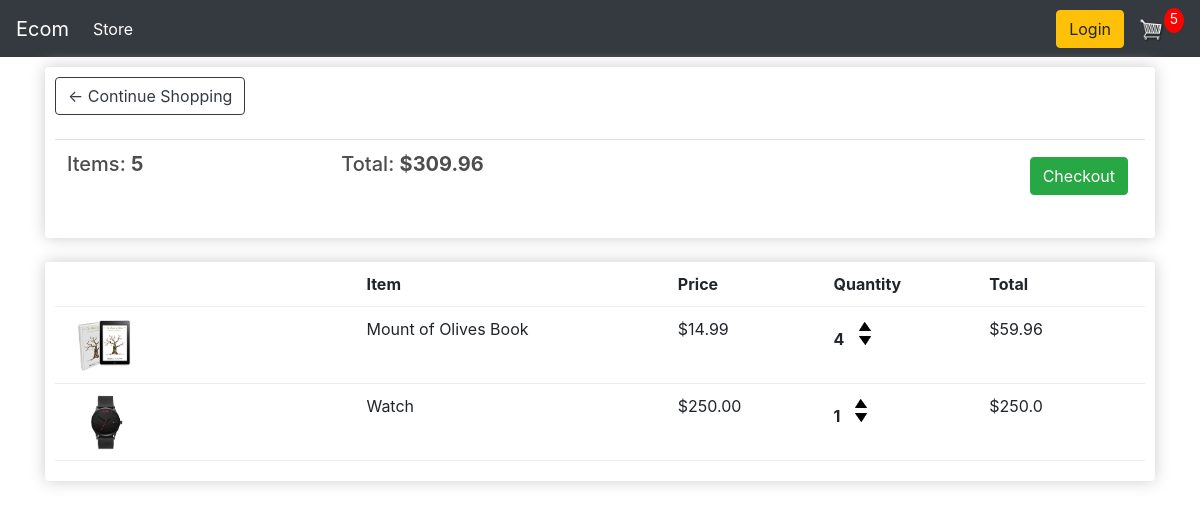
The app's page /cart/ (signed in), older data.
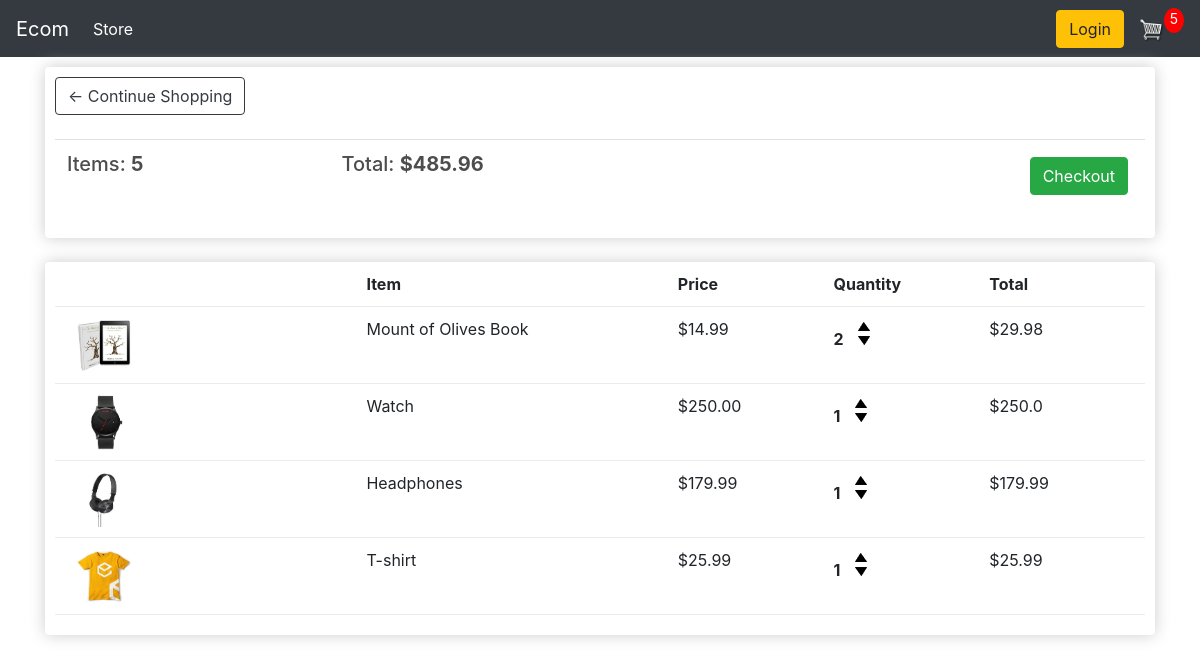
The same page, newer data.
### store/models.py (models this page shows, shortened)
class Order(models.Model):
    customer = models.ForeignKey(Customer, on_delete=models.SET_NULL, blank=True, null=True)
    date_ordered = models.DateTimeField(auto_now_add=True)
    complete = models.BooleanField(default=False, null=True, blank=False)
    transaction_id = models.CharField(max_length=200, null=True)
    @property
    def get_cart_total(self):
        orderitems = self.orderitem_set.all()
        total = sum([item.get_total for item in orderitems])
        return total
    @property
    def get_cart_items(self):
        orderitems = self.orderitem_set.all()
        total = sum([item.quantity for item in orderitems])
        return total

class OrderItem(models.Model):
    product = models.ForeignKey(Product, on_delete=models.SET_NULL, blank=True, null=True)
    order = models.ForeignKey(Order, on_delete=models.SET_NULL, blank=True, null=True)
    quantity = models.IntegerField(default=0, null=True, blank=True)
    date_added = models.DateTimeField(auto_now_add=True)
    @property
    def get_total(self):
        total = self.product.price * self.quantity
        return total

class Product(models.Model):
    name = models.CharField(max_length=200, null=True)
    price = models.FloatField()
    digital  = models.BooleanField(default=False, null=True, blank=False)
    image = models.ImageField(null=True, blank=T)
    @property
    def imageURL(self):
        try:
            url = self.image.url
        except:
            url = ''
        return url

### store/views.py (the view)
# urls.py: path('cart/', views.cart, name="cart"),
def cart(request):
    if request.user.is_authenticated:
        customer = request.user.customer
        order, created = Order.objects.get_or_create(customer=customer, complete=False)
        items = order.orderitem_set.all()
        cartItems = order.get_cart_items
    else:
        items = []
        order = {'get_cart_total':0, 'get_cart_items':0, 'shipping':False} #if user is not authenticated, then all will 0.
        cartItems = order['get_cart_items']
    context = {'items':items, 'order':order, 'cartItems':cartItems}
    return render(request, 'store/cart.html',context)

### store/templates/store/cart.html
{% extends 'store/main.html' %}
{% load static %}
{% block content %}
   <div class="row">
    <div class="col-lg-12">
        <div class="box-element">
            <a class="btn btn-outline-dark" href="{% url 'store' %}">&#x2190; Continue Shopping</a>
            <br>
            <br>
            <table class="table">
                <tr>
                    <th><h5>Items: <strong>{{order.get_cart_items}}</strong></h5></th>
                    <th><h5>Total: <strong>${{order.get_cart_total|floatformat:2}}</strong></h5></th>
                    <th>
                        <a style="float: right; margin:5px;" class="btn btn-success" href="{% url 'checkout' %}">Checkout</a>
                    </th>
                </tr>
            </table>
        </div>
        <br>
        <div class="box-element">
            <div class="cart-row">
                <div style="flex: 2;"></div>
                <div style="flex: 2;"><strong>Item</strong></div>
                <div style="flex: 1;"><strong>Price</strong></div>
                <div style="flex: 1;"><strong>Quantity</strong></div>
                <div style="flex: 1;"><strong>Total</strong></div>
            </div>
            {% for item in items %}
            <div class="cart-row">
                <div style="flex: 2;"><img class="row-image" src="{{item.product.imageURL}}" alt=""></div>
                <div style="flex: 2;">{{item.product.name}}</div>
                <div style="flex: 1;">${{item.product.price|floatformat:2}}</div>
                <div style="flex: 1;">
                    <p class="quantity">{{item.quantity}}</p>
                    <div class="quantity">
                        <img data-product={{item.product.id}} data-action="add" class="chg-quantity update-cart" src="{% static 'images/arrow-up.png' %}" alt="">
                        <img data-product={{item.product.id}} data-action="remove" class="chg-quantity update-cart" src="{% static 'images/arrow-down.png' %}" alt="">
                    </div>
                </div>
                <div style="flex: 1;">${{item.get_total}}</div>
            </div>
            {% endfor %}
        </div>
    </div>
   </div>
{% endblock content %}

### store/templates/store/main.html (shortened to what this page needs)
<!DOCTYPE html>
{% load static %}
<html lang="en">
<head>
    <link rel="stylesheet"  type="text/css" href="{% static 'css/main1.css' %}">
    <link rel="stylesheet" href="https://cdn.jsdelivr.net/npm/bootstrap@4.6.2/dist/css/bootstrap.min.css">
</head>
<body>
    <nav class="navbar navbar-expand-lg navbar-dark bg-dark">
        <a class="navbar-brand" href="{% url 'store' %}">Ecom</a>
        <div class="collapse navbar-collapse" id="navbarSupportedContent">
          <ul class="navbar-nav mr-auto">
            <li class="nav-item active">
              <a class="nav-link" href="{% url 'store' %}">Store <span class="sr-only">(current)</span></a>
            </li>
          </ul>
          <div class="form-inline my-2 my-lg-0">
            <a href="#" class="btn btn-warning">Login</a>
            <a href="{% url 'cart' %}">
                <img id="cart-icon" src="{% static 'images/cart.png' %}" alt="">
            </a>
            <p id="cart-total">{{cartItems}}</p>
          </div>
        </div>
      </nav>
    <div class="container">
        {% block content %}
        {% endblock content %}
    </div>
</body>
</html>

### static/css/main1.css (style rules this page uses)
body { background-color: hsl(0, 0%, 98%); }
h1,h2,h3,h4,h5,h6 { color:hsl(0, 0%, 30%); }
.box-element { box-shadow:hsl(0, 0%, 80%) 0 0 16px; background-color: #fff; border-radius: 4px; padding: 10px; }
.bg-dark { background-color: #4f868c!important; }
#cart-icon { width:25px; display: inline-block; margin-left: 15px; }
#cart-total { display: block; text-align: center; color:#fff; background-color: red; width: 20px; height: 25px; border-radius: 50%; font-size: 14px; }
.col-lg-4, .col-lg-6, .col-lg-8, .col-lg-12 { margin-top: 10px; }
.btn { border-radius: 0; }
.row-image { width: 100px; }
.cart-row { display: flex; align-items: flex-stretch; padding-bottom: 10px; margin-bottom: 10px; border-bottom: 1px solid #ececec; }
.quantity { display: inline-block; font-weight: 700; padding-right:10px; }
.chg-quantity { width: 12px; cursor: pointer; display: block; margin-top: 5px; transition:.1s; }

Row changes from the older to the newer data that the page shows:
changed through a linked row, Order: get_cart_total "309.96" → "485.96"
changed OrderItem "Mount of Olives Book": quantity "4" → "2"; get_total "59.96" → "29.98"
added OrderItem: product.imageURL (picture), product.name "Headphones", product.price "179.99", quantity "1", get_total "179.99"
added OrderItem: product.imageURL (picture), product.name "T-shirt", product.price "25.99", quantity "1", get_total "25.99"
